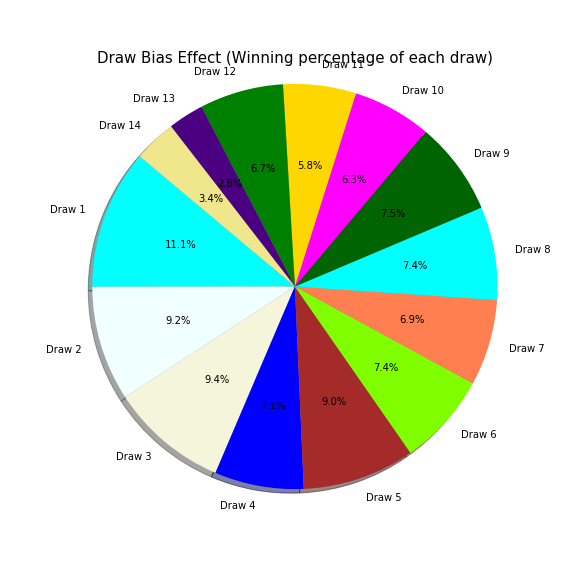

The script that saved this image:
import numpy as np
import matplotlib.pyplot as plt
import pandas as pd

data = pd.read_csv('../data/training.csv')

sizes = [0]*14
for x in data.race_id.values:
    rank = data.loc[data['race_id']==x].loc[data['finishing_position']==1].draw.values
    if(len(rank)>1):
        for i in rank:
             sizes[int(i)-1] += 1
    else:
        sizes[int(rank)-1] += 1

colors = ['aqua', 'azure', 'beige', 'blue', 'brown', 'chartreuse', 'coral', 'cyan', 'darkgreen', 'fuchsia', 'gold', 'green', 'indigo', 'khaki']
labels = ['Draw 1', 'Draw 2', 'Draw 3', 'Draw 4', 'Draw 5', 'Draw 6', 'Draw 7' ,'Draw 8' ,'Draw 9', 'Draw 10', 'Draw 11', 'Draw 12', 'Draw 13', 'Draw 14']

plt.figure(figsize=(8, 8))
plt.title('Draw Bias Effect (Winning percentage of each draw)', size=15)
plt.pie(sizes, labels=labels, colors=colors, autopct='%1.1f%%', shadow=True, startangle=140)
 
plt.axis('equal')
plt.savefig('pie_chart.png')
plt.show()